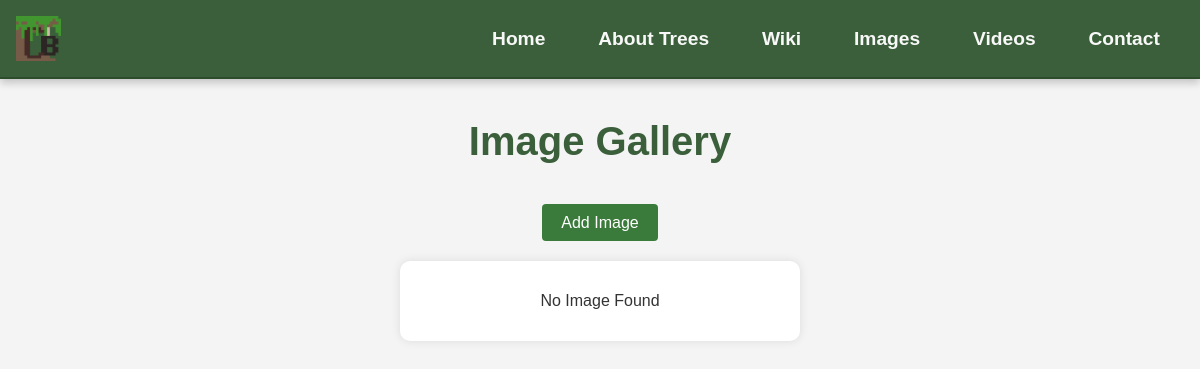
Before: /Image/ with the older database file.
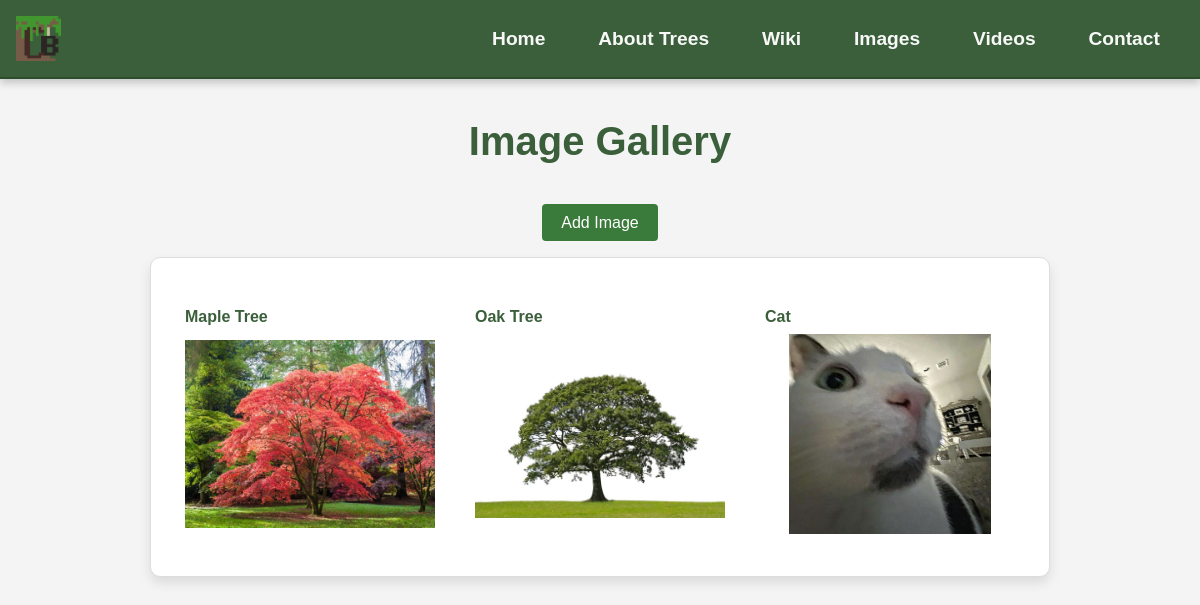
After: the same page with the newer database file.
### app/models.py (models this page shows, shortened)
class Image(models.Model):
    title = models.CharField(max_length=100)
    image = models.ImageField(upload_to='images/')
    uploaded_at = models.DateTimeField(auto_now_add=True)

### app/views.py (the view)
# urls.py: path('Image/', ImageGalleryView.as_view(), name='Image_gallery'),
class ImageGalleryView(ListView):
    model = Image
    template_name = 'app/Image_gallery.html'
    context_object_name = 'images'

### app/templates/app/Image_gallery.html (shortened to what this page needs)
{% extends 'app/Base.html' %}
{%load static%}
{% block content %}
    <h1>Image Gallery</h1>
    <div class="btn_center">
        <a href="{% url 'Image_upload' %}" class="imgadd_btn">Add Image</a>
    </div>
    {% if images %}
        <div class="gallery_grid">
            {% for image in images %}
                <div class="gallery_item">
                    <p>{{ image.title }}</p>
                    <img src="{{ image.image.url }}" alt="{{ image.title }}">
                </div>
            {% endfor %}
        </div>
    {% else %}
        <div class="no_image_container">
            <p>No Image Found</p>
        </div>
    {% endif %}
{% endblock content %}

### app/templates/app/Base.html (shortened to what this page needs)
{% load static %}
<!DOCTYPE html>
<html lang="en">
<head>
    <link rel="stylesheet" href="{% static 'css/base.css' %}">
</head>
<body>
    {% include 'app/navbar.html' %}
    <main>
        {% block content %}
        {% endblock content %}
    </main>
</body>
</html>

### app/templates/app/Navbar.html (shortened to what this page needs)
{% load static %}
<div class="navbar">
    <img src="{% static 'images/tree_faviconn.png' %}" class="navbar_logo" alt="Logo">
    <div class="navbar_links" id="navbarLinks">
        <a href="{% url 'Home' %}">Home</a>
        <a href="{% url 'About' %}">About Trees</a>
        <a href="{% url 'Add' %}">Wiki</a>
        <a href="{% url 'Image_gallery' %}">Images</a>
        <a href="{% url 'Video_list' %}">Videos</a>
        <a href="{% url 'Contact' %}">Contact</a>
    </div>
</div>

### static/css/base.css (style rules this page uses)
* { padding: 0; box-sizing: border-box; }
html, body { height: 100%; margin: 0; background-color: #f4f4f4; font-family: 'Gill Sans', 'Gill Sans MT', Calibri, 'Trebuchet MS', Arial, sans-serif; color: #333; }
h1, h2 { color: #3a5f3a; text-align: center; margin: 1em 0; }
h1 { font-size: 2.5em; }
a { color: #3a5f3a; text-decoration: none; }
.navbar { background-color: #3a5f3a; padding: 1em; display: flex; align-items: center; justify-content: space-between; flex-wrap: wrap; border-bottom: 2px solid #2d4d2d; box-shadow: 0 4px 8px rgba(0, 0, 0, 0.2); }
.navbar_logo { max-height: 45px; margin-right: 1em; }
.navbar_links { margin-left: auto; }
.navbar a { color: #f8f8f8; font-weight: bold; padding: 0.5em 1em; margin: 0 5px; border-radius: 4px; transition: background-color 0.3s ease; }
.gallery_grid { display: grid; grid-template-columns: repeat(auto-fill, minmax(200px, 1fr)); gap: 20px; background-color: #ffffff; margin: 1em auto; padding: 1.5em; border: 1px solid #ddd; border-radius: 10px; max-width: 900px; box-shadow: 0 6px 12px rgba(0, 0, 0, 0.1); }
.gallery_grid img { width: 100%; height: 200px; object-fit: contain; border-radius: 8px; background-color: #ffffff; }
.gallery_item { height: 250px; flex: 1 1 200px; margin: 10px; max-width: 100%; border-radius: 8px; overflow: hidden; justify-content: center; align-items: center; }
.gallery_item p { font-size: 1em; font-weight: bold; color: #3a5f3a; margin-bottom: 0.5em; word-wrap: break-word; }
.gallery_item img { width: 100%; object-fit: contain; display: block; border-radius: 4px; }
.btn_center { display: flex; justify-content: center; align-items: center; }
a.wikiadd_btn, a.addvid_btn, a.imgadd_btn { display: inline-flex; padding: 0.6em 1.2em; font-size: 1em; cursor: pointer; border-radius: 4px; background-color: #3a7a3a; color: #ffffff; text-align: center; text-decoration: none; border: none; transition: background-color 0.3s ease, transform 0.1s ease; }
@media (min-width: 1200px) { .navbar a { font-size: 1.2em; } }

Changed rows visible on the page:
added Image: title "Maple Tree", image (picture)
added Image: title "Oak Tree", image (picture)
added Image: title "Cat", image (picture)
Other visible differences:
text no longer shown: "No Image Found"
